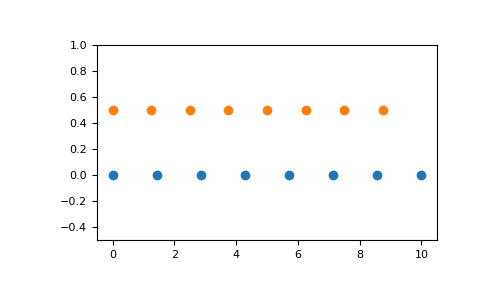

Python code for this plot:
np.linspace(2.0, 3.0, num=5)
# array([2.  , 2.25, 2.5 , 2.75, 3.  ])
np.linspace(2.0, 3.0, num=5, endpoint=False)
# array([2. ,  2.2,  2.4,  2.6,  2.8])
np.linspace(2.0, 3.0, num=5, retstep=True)
# (array([2.  ,  2.25,  2.5 ,  2.75,  3.  ]), 0.25)

# Graphical illustration:

import matplotlib.pyplot as plt
N = 8
y = np.zeros(N)
x1 = np.linspace(0, 10, N, endpoint=True)
x2 = np.linspace(0, 10, N, endpoint=False)
plt.plot(x1, y, 'o')
# [<matplotlib.lines.Line2D object at 0x...>]
plt.plot(x2, y + 0.5, 'o')
# [<matplotlib.lines.Line2D object at 0x...>]
plt.ylim([-0.5, 1])
# (-0.5, 1)
plt.show()
